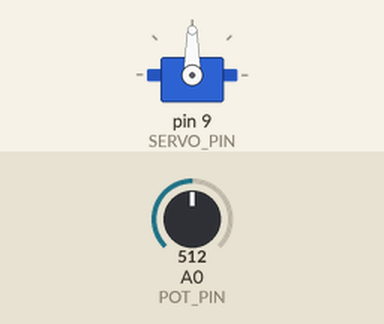
The sketch below on a simulated Arduino Uno, built with avr-gcc and run on an emulated ATmega328P. Shown: servo. The test bench sets the inputs (shaded band); at power-on: A0 (POT_PIN) = 512.

Above: at 1.2 s.
1.3 s: A0 (POT_PIN) set to 716
At 1.6 s:
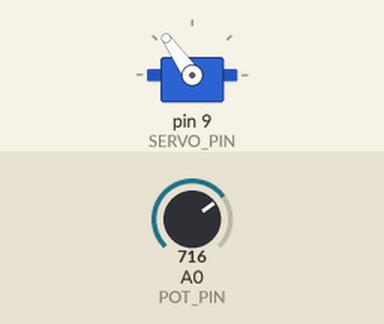
2.8 s: A0 (POT_PIN) set to 900
At 3.7 s:
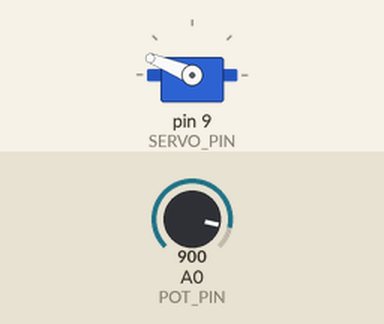
4.3 s: A0 (POT_PIN) set to 1023
At 5.1 s:
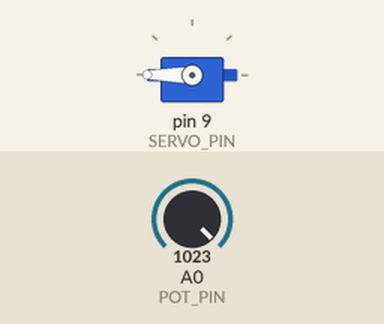
5.8 s: A0 (POT_PIN) set to 306
At 7.0 s:
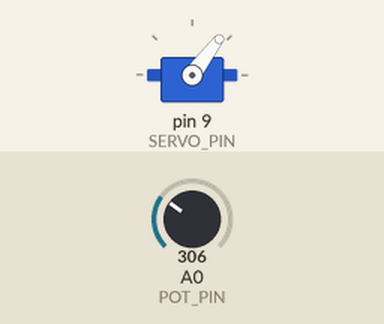
7.3 s: A0 (POT_PIN) set to 122
At 8.5 s:
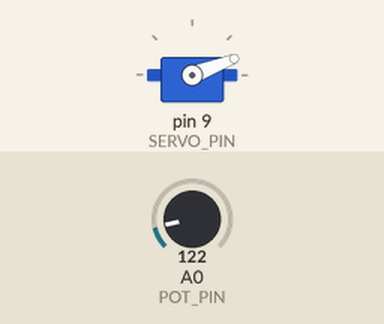
Timing chart, 0 to 9.8 s (numbered marks = the images above; inputs shaded):
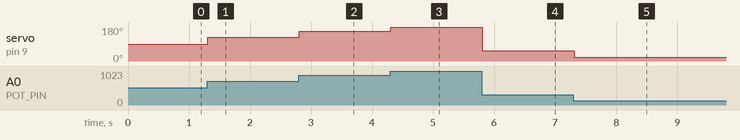

Measured:
- after the input at 1.3 s, servo on pin 9 (SERVO_PIN): 90° → 125° at once
- after the input at 2.8 s, servo on pin 9 (SERVO_PIN): 125° → 158° at once
- after the input at 4.3 s, servo on pin 9 (SERVO_PIN): 158° → 180° at once
- after the input at 5.8 s, servo on pin 9 (SERVO_PIN): 180° → 53° at once
- after the input at 7.3 s, servo on pin 9 (SERVO_PIN): 53° → 21° at once

The sketch:

Part_9_Servo_Knob.ino
```cpp
/*
 Controlling a servo position using a potentiometer (variable resistor)
 by Michal Rinott <http://people.interaction-ivrea.it/m.rinott>

 modified on 8 Nov 2013
 by Scott Fitzgerald
 http://www.arduino.cc/en/Tutorial/Knob
*/

#include <Servo.h>				// servo library

#define SERVO_PIN		9		// pin the servo is attached to
#define POT_PIN			0		// pin the potentiometer is attached to

Servo servo1;					// servo control object

void setup()
{
	// Attach the servo on pin 9 to the servo object.
	servo1.attach(SERVO_PIN);
}

void loop()
{
	int val;    // variable to read the value from the analog pin

	// Read the value of the potentiometer (value between 0 and 1023).
	val = analogRead(POT_PIN);

	// Scale it to use it with the servo (value between 0 and 180).
	val = map(val, 0, 1023, 0, 180);

	// Set the servo position according to the scaled value.
	servo1.write(val);

	// Wait for the servo to get there.
	delay(15);
}
```
